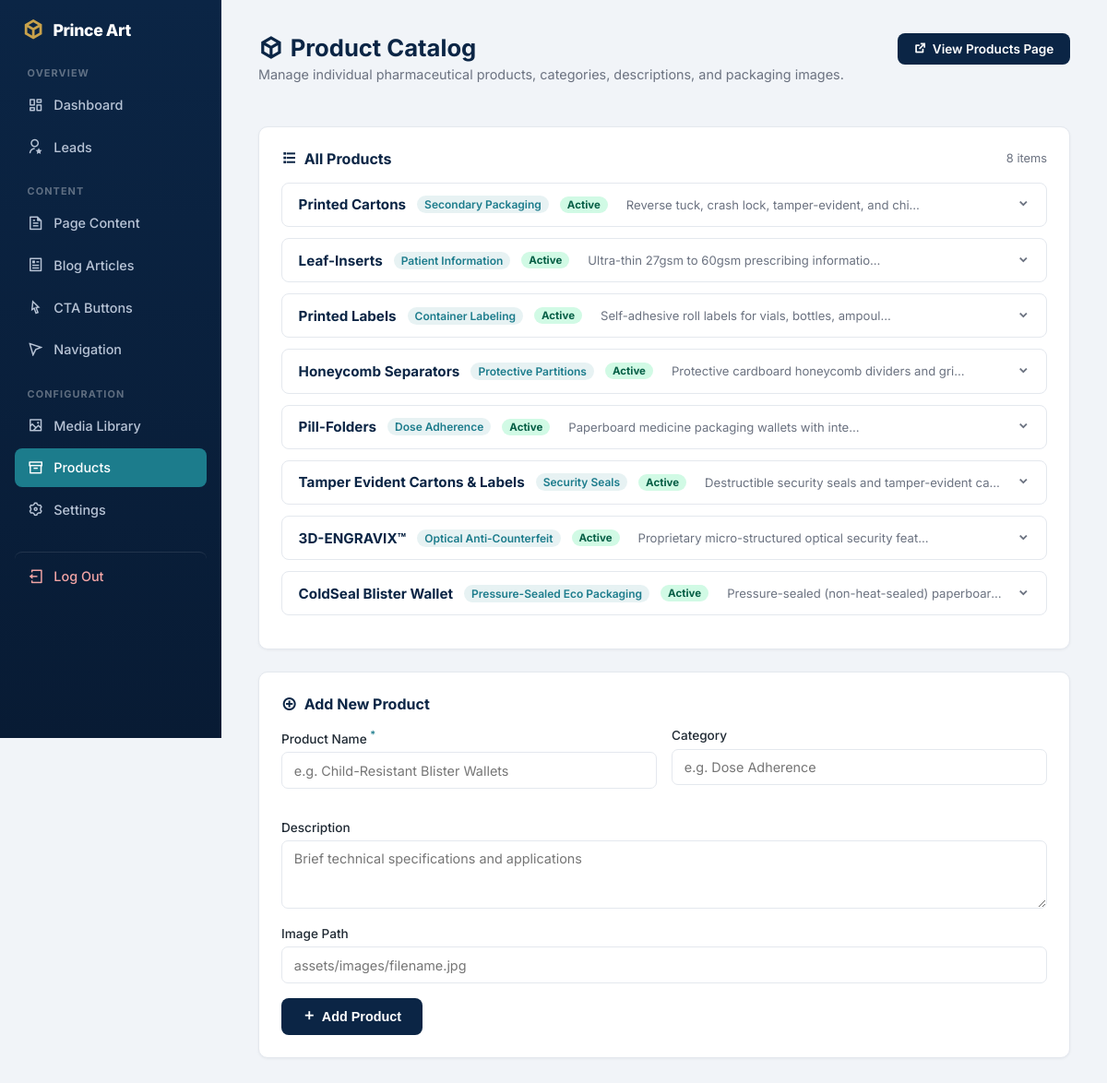
Page /admin/products.php (signed in) on the committed database.
### tables this page shows
CREATE TABLE `products` (
  `id` int(11) NOT NULL AUTO_INCREMENT,
  `name` varchar(150) NOT NULL,
  `slug` varchar(150) NOT NULL,
  `category` varchar(100) DEFAULT NULL,
  `short_description` varchar(300) DEFAULT NULL,
  `description` text DEFAULT NULL,
  `spec_sheet` text DEFAULT NULL,
  `image_path` varchar(255) DEFAULT NULL,
  `meta_title` varchar(160) DEFAULT NULL,
  `meta_description` varchar(300) DEFAULT NULL,
  `is_published` tinyint(1) DEFAULT 1,
  `created_at` timestamp NOT NULL DEFAULT current_timestamp(),
  PRIMARY KEY (`id`),
  UNIQUE KEY `slug` (`slug`),
  KEY `idx_prod_pub_cat` (`is_published`,`category`)
);

### includes/functions.php (called while the page is built, shortened)
<?php
function clean_mojibake(?string $str): string {
    static $mojibakeMap = [
        "\xce\x93\xc3\x87\xc3\xb3" => '•',
        "\xce\x93\xc3\x87\xc3\xb4" => '–',
        "\xce\x93\xc3\x87\xc3\xb6" => '—',
        "\xce\x93\xc3\xa4\xc3\xb3" => '™',
        "\xce\x93\xc3\x87\xc3\x96" => '’',
        "\xce\x93\xc3\x87\xc2\xa3" => '“',
        "\xce\x93\xc3\x87\xc2\xa5" => '”',
        "\xc2\xba\xc2\xb0"         => '°',
        'ΓÇó' => '•',
        'ΓÇô' => '–',
        'ΓÇö' => '—',
        'Γäó' => '™',
        'ΓÇÖ' => '’',
        'ΓÇ£' => '“',
        'ΓÇ¥' => '”',
        '┬░'  => '°',
        'гÇó' => '•',
        'гÇô' => '–',
        'гÇö' => '—',
        'гäó' => '™',
        'гÇÖ' => '’',
    ];
    return str_replace(array_keys($mojibakeMap), array_values($mojibakeMap), $str);
}
function h(?string $value): string {
    return htmlspecialchars(clean_mojibake($value), ENT_QUOTES, 'UTF-8');
}

### admin/products.php (the view, shortened to what this page needs)
<?php
require __DIR__ . '/includes/layout_top.php';
$pdo = get_db();
$products = $pdo->query("SELECT * FROM products ORDER BY id ASC")->fetchAll();
?>
<div style="display:flex; justify-content:space-between; align-items:flex-start; flex-wrap:wrap; gap:1rem; margin-bottom:1.5rem;">
  <div>
    <h1><i class="ri-box-3-line"></i> Product Catalog</h1>
    <p class="page-subtitle">Manage individual pharmaceutical products, categories, descriptions, and packaging images.</p>
  </div>
  <a href="../public_site/products.php" target="_blank"
     style="display:inline-flex;align-items:center;gap:0.4rem;padding:0.55rem 1.1rem;background:var(--navy);border-radius:8px;font-size:0.85rem;font-weight:600;color:#fff;text-decoration:none;">
    <i class="ri-external-link-line"></i> View Products Page
  </a>
</div>
<div class="panel" style="margin-bottom:1.5rem;">
  <h3>
    <i class="ri-list-check"></i> All Products
    <span style="margin-left:auto;font-size:0.8rem;font-weight:400;color:var(--muted);"><?= count($products) ?> item<?= count($products) !== 1 ? 's' : '' ?></span>
  </h3>
  <?php if (empty($products)): ?>
    <p style="color:var(--muted);font-size:0.9rem;">No products in catalog yet. Add one below.</p>
  <?php else: ?>
    <?php foreach ($products as $p): ?>
    <details style="border:1px solid var(--border);border-radius:8px;margin-bottom:0.75rem;background:#fff;">
      <summary style="padding:0.85rem 1.1rem;cursor:pointer;display:flex;align-items:center;gap:0.75rem;font-weight:600;font-size:0.9rem;list-style:none;user-select:none;flex-wrap:wrap;">
        <span style="color:var(--navy);font-weight:700;font-size:0.95rem;"><?= h($p['name']) ?></span>
        <span style="font-size:0.75rem;color:var(--teal);background:rgba(28,124,140,0.1);padding:2px 8px;border-radius:20px;font-weight:600;"><?= h($p['category'] ?: 'Uncategorized') ?></span>
        <?php if (!$p['is_published']): ?>
          <span style="font-size:0.72rem;background:#fef3c7;color:#92400e;padding:2px 8px;border-radius:20px;font-weight:700;">Draft</span>
        <?php else: ?>
          <span style="font-size:0.72rem;background:#d1fae5;color:#065f46;padding:2px 8px;border-radius:20px;font-weight:700;">Active</span>
        <?php endif; ?>
        <span style="flex:1;max-width:320px;overflow:hidden;text-overflow:ellipsis;white-space:nowrap;font-size:0.82rem;font-weight:400;color:var(--muted);margin-left:0.5rem;">
          <?= h($p['short_description']) ?>
        </span>
        <i class="ri-arrow-down-s-line" style="margin-left:auto;color:var(--muted);"></i>
      </summary>
    </details>
    <?php endforeach; ?>
  <?php endif; ?>
</div>
<div class="panel">
  <h3><i class="ri-add-circle-line"></i> Add New Product</h3>
  <form method="post" class="content-form">
    <div style="display:grid;grid-template-columns:1fr 1fr;gap:1rem;margin-bottom:1rem;">
      <label>Product Name <sup style="color:var(--teal);">*</sup>
        <input type="text" name="name" placeholder="e.g. Child-Resistant Blister Wallets" required>
      </label>
      <label>Category
        <input type="text" name="category" placeholder="e.g. Dose Adherence">
      </label>
    </div>
    <label style="margin-bottom:1rem;">Description
      <textarea name="description" rows="3" placeholder="Brief technical specifications and applications"></textarea>
    </label>
    <label style="margin-bottom:1rem;">Image Path
      <input type="text" name="image_path" placeholder="assets/images/filename.jpg">
    </label>
    <button type="submit"><i class="ri-add-line"></i> Add Product</button>
  </form>
</div>
<?php require __DIR__ . '/includes/layout_bottom.php'; ?>

### admin/assets/style.css (style rules this page uses)
:root { --navy: #0B2545; --navy-light: #12305C; --teal: #1C7C8C; --gold: #C9A24B; --bg: #F1F4F8; --text: #1F2933; --muted: #6b7280; --border: #E4E8EE; --radius: 10px; }
* { box-sizing: border-box; }
body { margin: 0; font-family: 'Inter', -apple-system, Segoe UI, Roboto, sans-serif; background: var(--bg); color: var(--text); -webkit-font-smoothing: antialiased; }
h1 { font-size: 1.6rem; font-weight: 700; color: var(--navy); margin: 0 0 0.3rem; display: flex; align-items: center; gap: 0.5rem; }
.page-subtitle { color: var(--muted); font-size: 0.9rem; margin: 0 0 1.5rem; }
button, .content-form button, form button[type=submit] { background: var(--navy); color: #fff; border: none; padding: 0.75rem 1.4rem; border-radius: 8px; cursor: pointer; font-weight: 600; font-size: 0.9rem; display: inline-flex; align-items: center; gap: 0.4rem; transition: background 0.15s, transform 0.1s; }
.panel { background: #fff; border-radius: var(--radius); border: 1px solid var(--border); padding: 1.5rem; margin-top: 1.5rem; box-shadow: 0 1px 3px rgba(16,24,40,0.05); }
.panel h3 { margin: 0 0 1rem; font-size: 1rem; color: var(--navy); display: flex; align-items: center; gap: 0.5rem; }
.content-form label { display: block; margin-bottom: 1.1rem; font-size: 0.85rem; font-weight: 500; }

### rows in the picture
products: name "Printed Cartons", category "Secondary Packaging", is_published "Active", short_description "Reverse tuck, crash lock, tamper-evident, and chi…"
products: name "Leaf-Inserts", category "Patient Information", is_published "Active", short_description "Ultra-thin 27gsm to 60gsm prescribing informatio…"
products: name "Printed Labels", category "Container Labeling", is_published "Active", short_description "Self-adhesive roll labels for vials, bottles, ampoul…"
products: name "Honeycomb Separators", category "Protective Partitions", is_published "Active", short_description "Protective cardboard honeycomb dividers and gri…"
products: name "Pill-Folders", category "Dose Adherence", is_published "Active", short_description "Paperboard medicine packaging wallets with inte…"
products: name "Tamper Evident Cartons & Labels", category "Security Seals", is_published "Active", short_description "Destructible security seals and tamper-evident ca…"
products: name "3D-ENGRAVIX™", category "Optical Anti-Counterfeit", is_published "Active", short_description "Proprietary micro-structured optical security feat…"
products: name "ColdSeal Blister Wallet", category "Pressure-Sealed Eco Packaging", is_published "Active", short_description "Pressure-sealed (non-heat-sealed) paperboar…"

### other values in the picture
count($products) "8"
